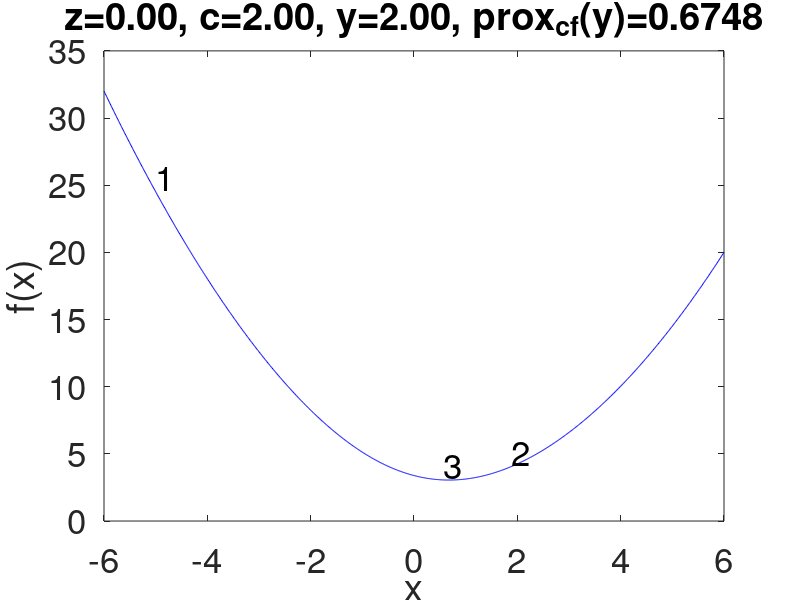

The MATLAB script that drew this image:
% initialization
y = 2.0; c = 2.0; x = -5.0; z = 0.0; r = 0.9;
eps = 10^-8; max_iter = 100;

% plot function
xmin = -6; xmax = 6; npts = 1000;
pts = linspace(xmin, xmax, npts);
fx = -c*z*pts + c*log(1+exp(pts)) + 0.5*(-pts+y).^2;
figure; plot(pts, fx, 'b-'); xlim([xmin xmax]); hold on;

% find prox using newton's method
for i=1:max_iter
    
    % compute first and second derivative
    derv1 = -c*z + c*exp(x)/(1+exp(x)) + x - y;
    derv2 = c*exp(x)/(1+exp(x))^2 + 1;

    % backtracking line search
    t = 1; next_x = x - t*derv1/derv2;
    cur_obj = -c*z*x + c*log(1+exp(x)) + 0.5*(y-x)^2;
    while(cur_obj < -c*z*next_x + c*log(1+exp(next_x)) + 0.5*(y-next_x)^2)
        t = t*r; next_x = x - t*derv1/derv2;
    end
    
    % plot step
    if(i <= 3), text(x, cur_obj+1.0, sprintf('%d', i),'fontsize', 25); hold on; end
    
    % check stop condition
    new_x = x - t*derv1/derv2;
    new_obj = -c*z*new_x + c*log(1+exp(new_x)) + 0.5*(y-new_x)^2;
    if(cur_obj - new_obj < eps || abs(new_x-x) < eps), break; end
    
    % update x
    x = new_x;
    
end

% save figure
xlabel('x', 'fontsize', 25); ylabel('f(x)', 'fontsize', 25);
title(sprintf('z=%.2f, c=%.2f, y=%.2f, prox_{cf}(y)=%.4f', z,c,y,x),...
    'fontsize', 25);
set(gca,'FontSize',25)
print(sprintf('prob_8_y_%d_c_%d_z_%d', y, c, z),'-depsc','-r0');